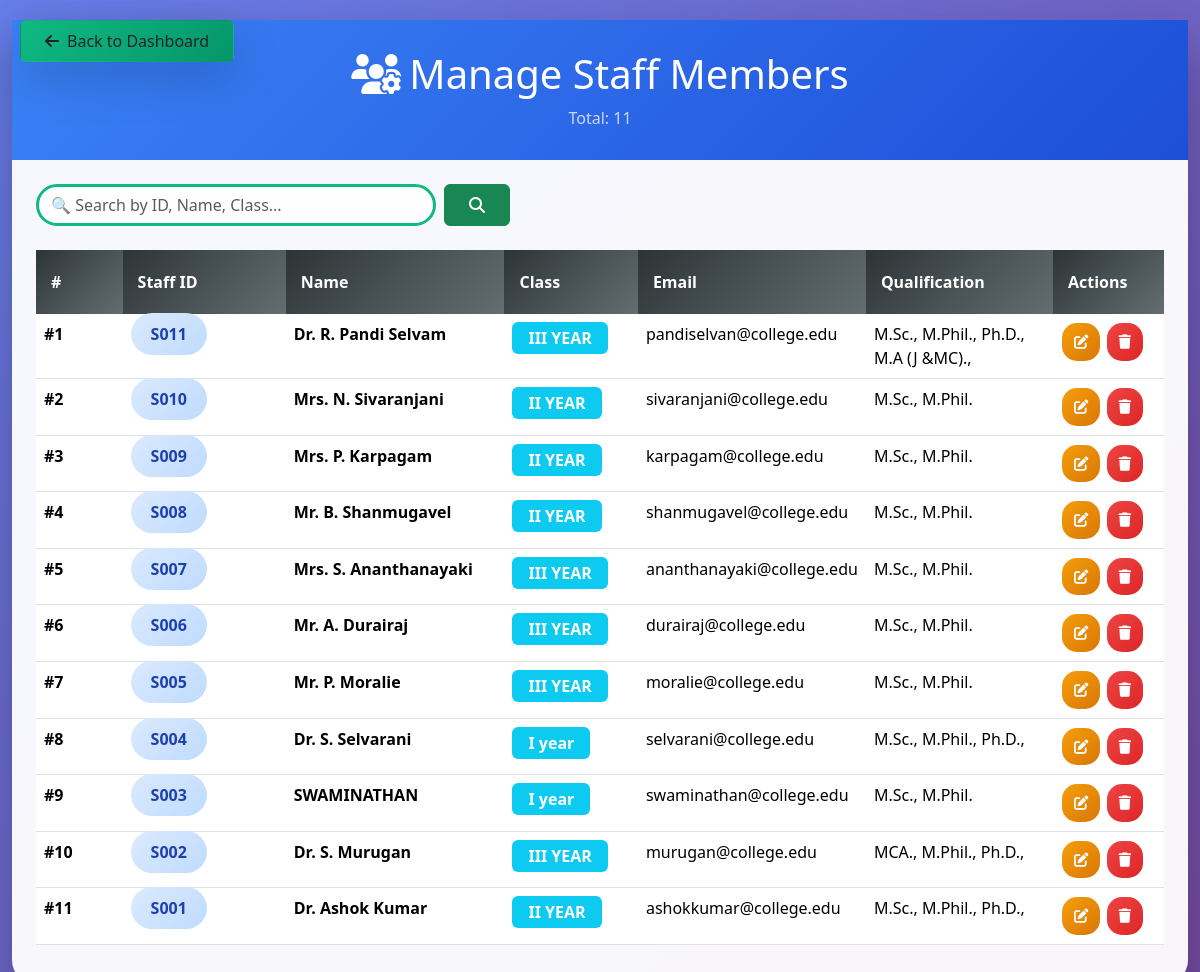
The page /hod/manage_staff.php (signed in) on the database its author committed.
### tables this page shows
CREATE TABLE IF NOT EXISTS `staff` (
  `id` int(11) NOT NULL AUTO_INCREMENT,
  `staff_id` varchar(20) NOT NULL,
  `staff_initial` varchar(10) DEFAULT NULL,
  `name` varchar(100) NOT NULL,
  `class` varchar(50) NOT NULL,
  `qualification` varchar(200) DEFAULT NULL,
  `email` varchar(100) NOT NULL,
  `password` varchar(255) NOT NULL,
  `created_by` varchar(100) NOT NULL,
  `created_at` timestamp NULL DEFAULT CURRENT_TIMESTAMP,
  PRIMARY KEY (`id`),
  UNIQUE KEY `staff_id` (`staff_id`),
  UNIQUE KEY `staff_id_unique` (`staff_id`)
);

### hod/manage_staff.php (the view, shortened to what this page needs)
<?php
include '../config/db_connection.php';
$search = isset($_GET['search']) ? trim($_GET['search']) : '';
$editing_staff_id = isset($_GET['edit']) ? $_GET['edit'] : '';
$sql = "SELECT * FROM staff";
$sql .= " ORDER BY created_at DESC";
$stmt = $pdo->prepare($sql);
$stmt->execute();
$all_staff = $stmt->fetchAll(PDO::FETCH_ASSOC);
?>
<!DOCTYPE html>
<html>
<head>
    <link href="https://cdn.jsdelivr.net/npm/bootstrap@5.3.2/dist/css/bootstrap.min.css" rel="stylesheet">
    <link href="https://cdnjs.cloudflare.com/ajax/libs/font-awesome/6.5.1/css/all.min.css" rel="stylesheet">
</head>
<body>
    <a href="dashboard.php" class="btn back-btn px-4 py-2 shadow-lg">
        <i class="fas fa-arrow-left me-2"></i>Back to Dashboard
    </a>
    <div class="container-fluid">
        <div class="row justify-content-center">
            <div class="col-12">
                <div class="main-card">
                    <div class="card-header">
                        <h1><i class="fas fa-users-cog me-2"></i>Manage Staff Members</h1>
                        <p class="mb-0 opacity-75 mt-2">
                            Total: <?php echo count($all_staff); ?>
                        </p>
                    </div>
                    <div class="card-body p-4">
                        <div class="row mb-4">
                            <div class="col-md-6">
                                <form method="GET" class="d-flex">
                                    <input type="text" name="search" class="form-control search-box me-2"
                                           placeholder="🔍 Search by ID, Name, Class..."
                                           value="<?php echo htmlspecialchars($search); ?>">
                                    <button type="submit" class="btn btn-success px-4">
                                        <i class="fas fa-search"></i>
                                    </button>
                                </form>
                            </div>
                        </div>
                        <div class="table-responsive">
                            <table class="table table-hover">
                                <thead>
                                    <tr>
                                        <th width="8%">#</th>
                                        <th width="15%">Staff ID</th>
                                        <th width="20%">Name</th>
                                        <th width="12%">Class</th>
                                        <th width="18%">Email</th>
                                        <th width="17%">Qualification</th>
                                        <th width="10%">Actions</th>
                                    </tr>
                                </thead>
                                <tbody>
                                    <?php if(count($all_staff) > 0): ?>
                                        <?php foreach($all_staff as $index => $staff): ?>
                                        <?php $is_editing = ($editing_staff_id === $staff['staff_id']); ?>
                                        <tr class="<?php echo $is_editing ? 'edit-row' : ''; ?>">
                                            <td><strong>#<?php echo $index + 1; ?></strong></td>
                                            <td><span class="staff-id"><?php echo htmlspecialchars($staff['staff_id']); ?></span></td>
                                            <td>
                                                <?php if($is_editing): ?>
                                                    <form method="POST" style="display: inline;">
                                                        <input type="hidden" name="staff_id" value="<?php echo $staff['staff_id']; ?>">
                                                        <input type="text" name="name" class="form-control edit-input mb-1"
                                                               value="<?php echo htmlspecialchars($staff['name']); ?>" required
                                                               style="font-weight: bold;">
                                                <?php else: ?>
                                                    <strong><?php echo htmlspecialchars($staff['name']); ?></strong>
                                                <?php endif; ?>
                                            </td>
                                            <td>
                                                <span class="badge bg-info fs-6 px-3 py-2">
                                                    <?php echo htmlspecialchars($staff['class']); ?>
                                                </span>
                                            </td>
                                            <td>
                                                <?php if($is_editing): ?>
                                                    <input type="email" name="email" class="form-control edit-input"
                                                           value="<?php echo htmlspecialchars($staff['email']); ?>" required>
                                                <?php else: ?>
                                                    <?php echo htmlspecialchars($staff['email']); ?>
                                                <?php endif; ?>
                                            </td>
                                            <td><?php echo isset($staff['qualification']) && $staff['qualification'] != '' ? $staff['qualification'] : 'N/A'; ?></td>
                                            <td>
                                                <?php if($is_editing): ?>
                                                    <button type="submit" name="update_staff" class="btn btn-save action-btn" title="Save">
                                                        <i class="fas fa-save"></i>
                                                    </button>
                                                    <button type="submit" name="cancel_edit" class="btn btn-cancel-edit action-btn" title="Cancel">
                                                        <i class="fas fa-times"></i>
                                                    </button>
                                                    </form>
                                                <?php else: ?>
                                                    <a href="manage_staff.php?edit=<?php echo $staff['staff_id']; ?><?php echo $search ? '&search=' . urlencode($search) : ''; ?>"
                                                       class="btn btn-edit action-btn" title="Edit">
                                                        <i class="fas fa-edit"></i>
                                                    </a>
                                                    <form method="POST" style="display: inline;" class="d-inline"
                                                          onsubmit="return confirm('Delete <?php echo addslashes($staff['name']); ?>?')">
                                                        <button type="submit" name="delete_staff" class="btn btn-delete action-btn" title="Delete">
                                                            <i class="fas fa-trash"></i>
                                                        </button>
                                                    </form>
                                                <?php endif; ?>
                                            </td>
                                        </tr>
                                        <?php endforeach; ?>
                                    <?php endif; ?>
                                </tbody>
                            </table>
                        </div>
                    </div>
                </div>
            </div>
        </div>
    </div>
</body>
</html>

### hod/manage_staff.php (style rules this page uses)
body { background: linear-gradient(135deg, #667eea 0%, #764ba2 100%); min-height: 100vh; padding: 20px 0; font-family: 'Segoe UI', Tahoma, Geneva, sans-serif; }
.main-card { max-width: 1200px; margin: 0 auto; border-radius: 25px; box-shadow: 0 25px 50px rgba(0,0,0,0.3); background: rgba(255,255,255,0.95); }
.card-header { background: linear-gradient(135deg, #3b82f6, #1d4ed8); color: white; border-radius: 25px 25px 0 0; padding: 30px; text-align: center; }
.back-btn { position: fixed; top: 20px; left: 20px; z-index: 1000; background: linear-gradient(135deg, #10b981, #059669); }
.staff-id { font-weight: 800; color: #1e40af; background: linear-gradient(135deg, #dbeafe, #bfdbfe); padding: 10px 20px; border-radius: 25px; }
.table thead th { background: linear-gradient(135deg, #2d3436, #636e72); color: white; border: none; padding: 20px 15px; }
.action-btn { padding: 8px 12px; border-radius: 15px; font-size: 0.9rem; border: none; transition: all 0.3s ease; margin: 1px; }
.btn-edit { background: linear-gradient(135deg, #f59e0b, #d97706); color: white; }
.btn-delete { background: linear-gradient(135deg, #ef4444, #dc2626); color: white; }
.search-box { max-width: 400px; border-radius: 25px; border: 3px solid #10b981; background: rgba(255,255,255,0.9); }

### rows shown on the page
staff: staff "S011", name "Dr. R. Pandi Selvam", class "III YEAR", email "pandiselvan@college.edu", qualification "M.Sc., M.Phil., Ph.D., M.A (J &MC).,"
staff: staff "S010", name "Mrs. N. Sivaranjani", class "II YEAR", email "sivaranjani@college.edu", qualification "M.Sc., M.Phil."
staff: staff "S009", name "Mrs. P. Karpagam", class "II YEAR", email "karpagam@college.edu", qualification "M.Sc., M.Phil."
staff: staff "S008", name "Mr. B. Shanmugavel", class "II YEAR", email "shanmugavel@college.edu", qualification "M.Sc., M.Phil."
staff: staff "S007", name "Mrs. S. Ananthanayaki", class "III YEAR", email "ananthanayaki@college.edu", qualification "M.Sc., M.Phil."
staff: staff "S006", name "Mr. A. Durairaj", class "III YEAR", email "durairaj@college.edu", qualification "M.Sc., M.Phil."
staff: staff "S005", name "Mr. P. Moralie", class "III YEAR", email "moralie@college.edu", qualification "M.Sc., M.Phil."
staff: staff "S004", name "Dr. S. Selvarani", class "I year", email "selvarani@college.edu", qualification "M.Sc., M.Phil., Ph.D.,"
staff: staff "S003", name "SWAMINATHAN", class "I year", email "swaminathan@college.edu", qualification "M.Sc., M.Phil."
staff: staff "S002", name "Dr. S. Murugan", class "III YEAR", email "murugan@college.edu", qualification "MCA., M.Phil., Ph.D.,"
staff: staff "S001", name "Dr. Ashok Kumar", class "II YEAR", email "ashokkumar@college.edu", qualification "M.Sc., M.Phil., Ph.D.,"

### other values the page prints
count($all_staff) "11"
